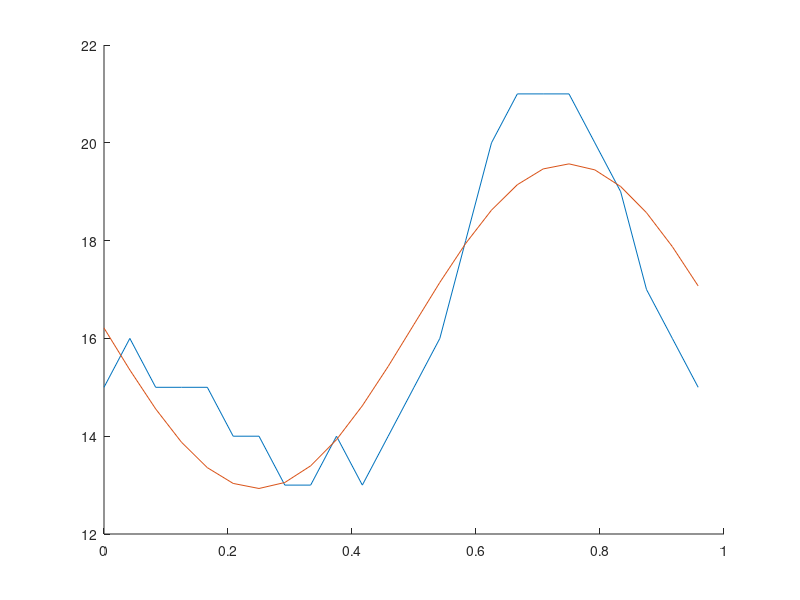

MATLAB code to generate this figure:
clc;
clear;
##xi = [0 1/24 2/24 3/24 4/24 5/24 6/24 7/24 8/24 9/24 10/24 11/24 12/24 13/24 14/24 15/24 16/24 17/24 18/24 19/24 20/24 21/24 22/24 23/24].';
##yi = [15 16 15 15 15 14 14 13 13 14 13 14 15 16 18 20 21 21 21 20 19 17 16 15].';
##m = length(xi);
##
##A = [xi.^0 sin(2*pi.*xi) cos(2*pi.*xi)];
##yfit = A*((A'*A)\(A'*yi));

xi = [0 1/24 2/24 3/24 4/24 5/24 6/24 7/24 8/24 9/24 10/24 11/24 12/24 13/24 14/24 15/24 16/24 17/24 18/24 19/24 20/24 21/24 22/24 23/24].';
yi = [15 16 15 15 15 14 14 13 13 14 13 14 15 16 18 20 21 21 21 20 19 17 16 15].';
m = length(xi);

A = [xi.^0 sin(2*pi.*xi) cos(2*pi.*xi)];
yfit = A*((A'*A)\(A'*yi));

a2 = (yfit(1) - 16.250 + 3.3192*sin(2*pi*xi(1)))/cos(2*pi*xi(1))

##r = (A*yfit) - yi;
##RMSE = norm(r,2)/sqrt(m);

hold on
plot(xi, yi)
plot(xi, yfit)